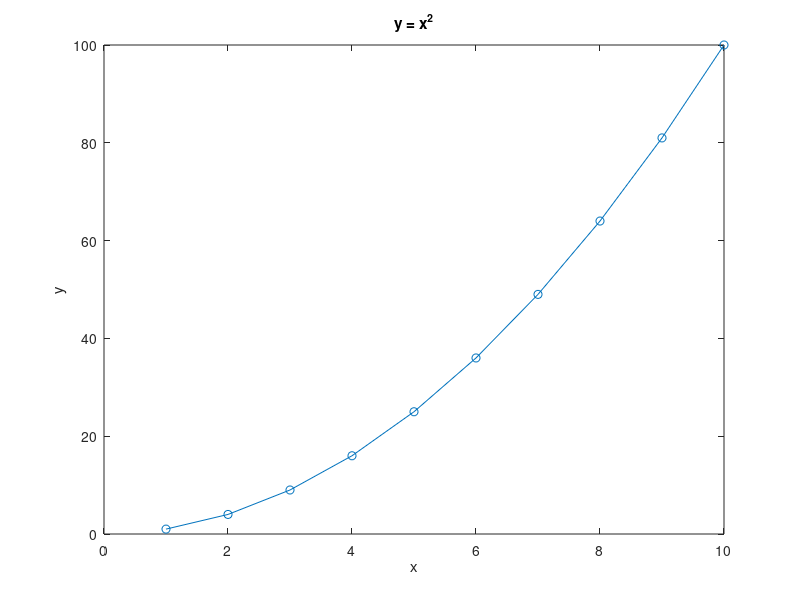

Recreate this plot in MATLAB.
% Notepatra palette preview — synthetic; no real data
% MATLAB / Octave demo script.

function demo()
    appName    = 'Notepatra';
    appVersion = '0.1.84';
    fprintf('%s v%s\n', appName, appVersion);

    users = struct( ...
        'name',  {'Alice', 'Bob', 'Carol'}, ...
        'email', {'alice@example.com', 'bob@example.com', 'carol@example.com'}, ...
        'score', {9.5, 8.0, 7.2}, ...
        'active', {true, true, false});

    for k = 1:numel(users)
        u = users(k);
        if u.active
            fprintf('%d. %s <%s> score=%.2f\n', k, u.name, u.email, u.score);
        else
            fprintf('   (skipped inactive: %s)\n', u.name);
        end
    end

    % Anonymous function + vectorised ops
    square = @(x) x .^ 2;
    cube   = @(x) x .^ 3;

    xs = 1:10;
    ys = square(xs);
    zs = cube(xs);

    fprintf('mean(square 1..10) = %.2f\n', mean(ys));
    fprintf('sum(cube  1..10)   = %.2f\n', sum(zs));

    % Cell array
    colors = {'red', 'green', 'blue'};
    for c = 1:length(colors)
        disp(colors{c});
    end

    % Matrix + plot (suppressed)
    A = [1 2 3; 4 5 6; 7 8 10];
    if det(A) ~= 0
        fprintf('det(A) = %.2f, invertible\n', det(A));
    else
        fprintf('det(A) = 0, singular\n');
    end

    % Plot is harmless under -nodisplay
    try
        figure('Visible','off');
        plot(xs, ys, '-o');
        title('y = x^2');
        xlabel('x'); ylabel('y');
        close;
    catch err
        fprintf('plot skipped: %s\n', err.message);
    end
end

demo();
